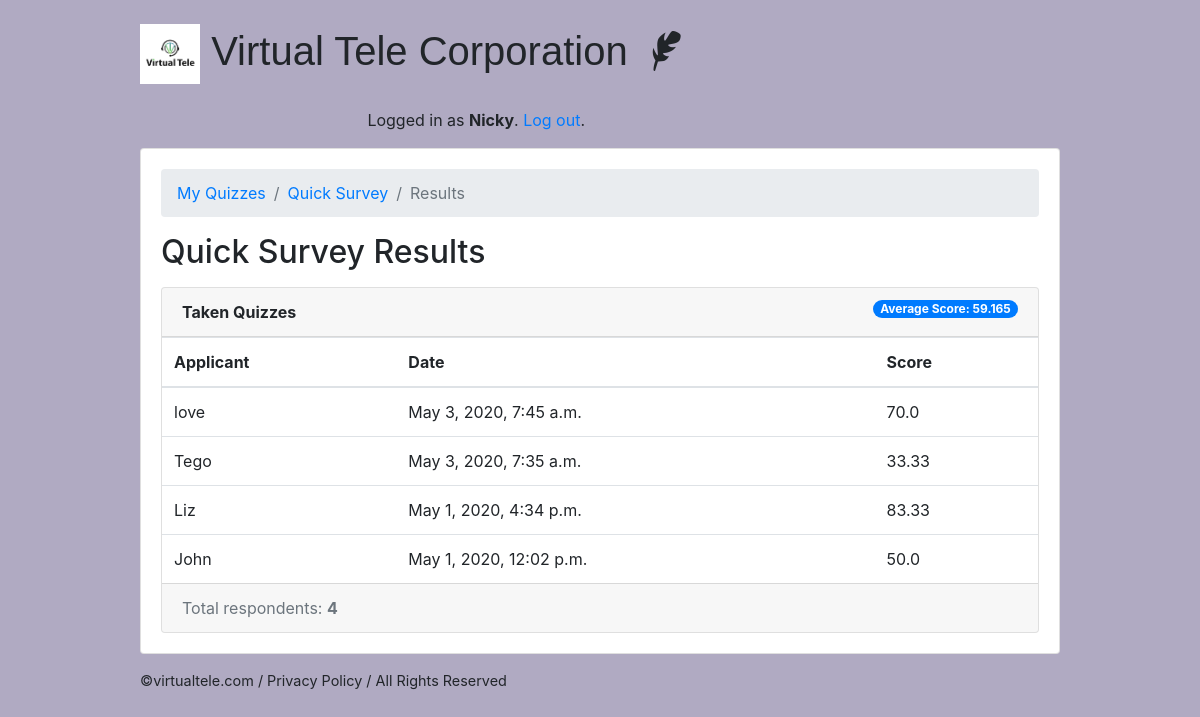
The app's page /recruiters/quiz/2/results/ (signed in), older data.
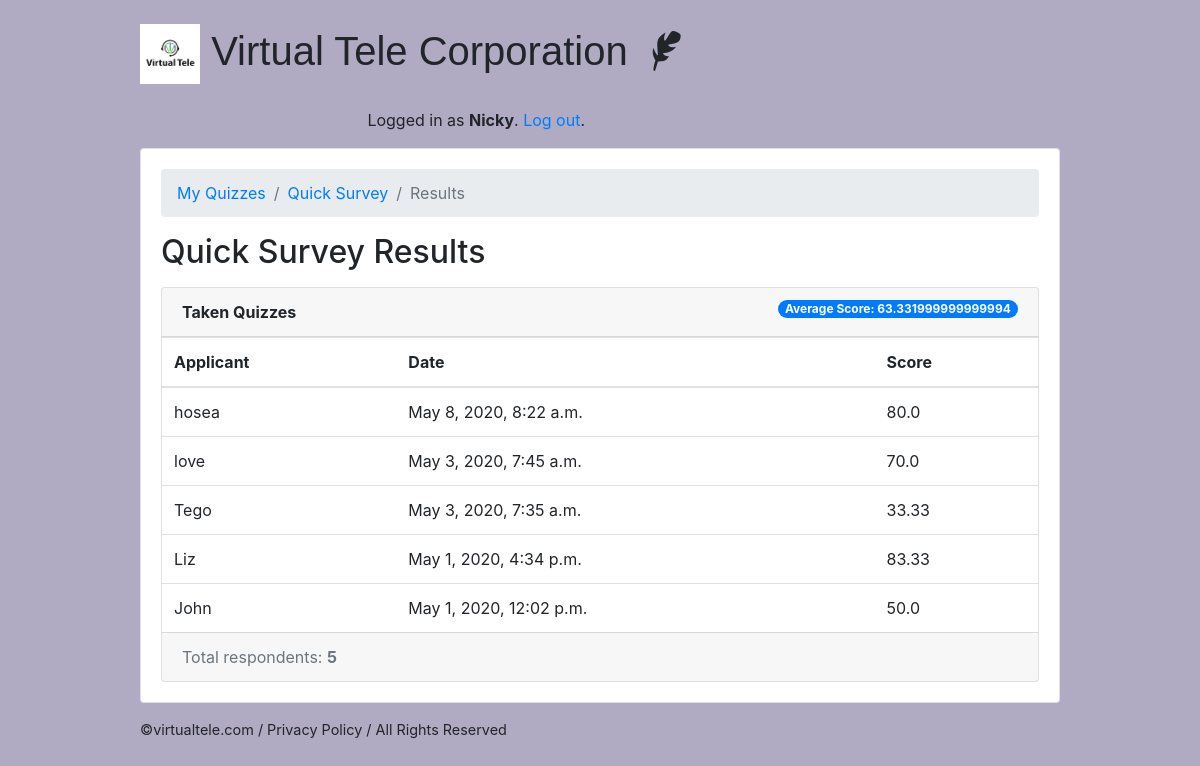
The same page, newer data.
### classroom/models.py (models this page shows, shortened)
class TakenQuiz(models.Model):
    student = models.ForeignKey(Student, on_delete=models.CASCADE, related_name='taken_quizzes')
    quiz = models.ForeignKey(Quiz, on_delete=models.CASCADE, related_name='taken_quizzes')
    score = models.FloatField()
    date = models.DateTimeField(auto_now_add=True)

class Student(models.Model):
    user = models.OneToOneField(User, on_delete=models.CASCADE, primary_key=True)
    quizzes = models.ManyToManyField(Quiz, through='TakenQuiz')
    interests = models.ManyToManyField(Subject, related_name='interested_students')
    class Meta:
        verbose_name_plural='Applicants'

class User(AbstractUser):
    is_student = models.BooleanField(default=False)
    is_teacher = models.BooleanField(default=False)
    phone = models.CharField(max_length=60, blank=True, null=True)
    email = models.EmailField(blank=True, null=True)

### classroom/views/teachers.py (the view)
# urls.py: path('quiz/<int:pk>/results/', teachers.QuizResultsView.as_view(), name='quiz_results'),
@method_decorator([login_required, teacher_required], name='dispatch')
class QuizResultsView(DetailView):
    model = Quiz
    context_object_name = 'quiz'
    template_name = 'classroom/teachers/quiz_results.html'
    def get_context_data(self, **kwargs):
        quiz = self.get_object()
        taken_quizzes = quiz.taken_quizzes.select_related('student__user').order_by('-date')
        total_taken_quizzes = taken_quizzes.count()
        quiz_score = quiz.taken_quizzes.aggregate(average_score=Avg('score'))
        extra_context = {
            'taken_quizzes': taken_quizzes,
            'total_taken_quizzes': total_taken_quizzes,
            'quiz_score': quiz_score
        }
        kwargs.update(extra_context)
        return super().get_context_data(**kwargs)
    def get_queryset(self):
        return self.request.user.quizzes.all()

### classroom/templates/classroom/teachers/quiz_results.html
{% extends 'base.html' %}
{% block content %}
  <nav aria-label="breadcrumb">
    <ol class="breadcrumb">
      <li class="breadcrumb-item"><a href="{% url 'teachers:quiz_change_list' %}">My Quizzes</a></li>
      <li class="breadcrumb-item"><a href="{% url 'teachers:quiz_change' quiz.pk %}">{{ quiz.name }}</a></li>
      <li class="breadcrumb-item active" aria-current="page">Results</li>
    </ol>
  </nav>
  <h2 class="mb-3">{{ quiz.name }} Results</h2>
  <div class="card">
    <div class="card-header">
      <strong>Taken Quizzes</strong>
      <span class="badge badge-pill badge-primary float-right">Average Score: {{ quiz_score.average_score|default_if_none:0.0 }}</span>
    </div>
    <table class="table mb-0">
      <thead>
        <tr>
          <th>Applicant</th>
          <th>Date</th>
          <th>Score</th>
        </tr>
      </thead>
      <tbody>
        {% for taken_quiz in taken_quizzes %}
          <tr>
            <td>{{ taken_quiz.student.user.username }}</td>
            <td>{{ taken_quiz.date }}</td>
            <td>{{ taken_quiz.score }}</td>
          </tr>
        {% endfor %}
      </tbody>
    </table>
    <div class="card-footer text-muted">
      Total respondents: <strong>{{ total_taken_quizzes }}</strong>
    </div>
  </div>
{% endblock %}

Row changes from the older to the newer data that the page shows:
added TakenQuiz: student.user.username "hosea", date "May 8, 2020, 8:22 a.m.", score "80.0"
Text that changed along with them:
{{ quiz_score.average_score|default_if_none:0.0 }}: "59.165" → "63.331999999999994"
{{ total_taken_quizzes }}: "4" → "5"
